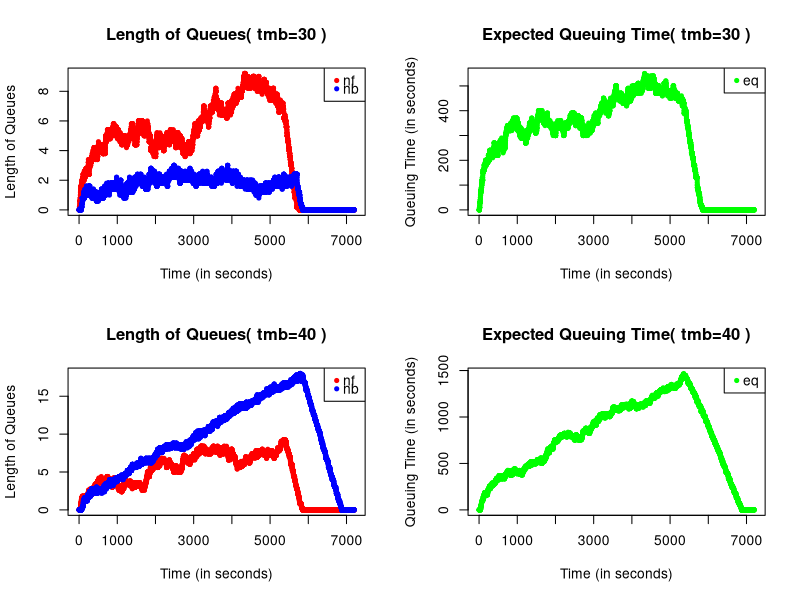

Recreate this plot in R.
##########################################
#  Simulation of passport control queues #
##########################################


# Members and Contribution Breakdown

# Joint contribution: Set up initial plan of the code and agree to the outputs for each section

# Yinjia Chen (S2320995) | Main developer of qsim model; sub-validator 1 of comments
# Yiwen Xing (S2530703)  | Main developer of plot_qsim model; sub-developer 2 of qsim model; sub-validator 2 of comments
# Kai Wen Lian (S2593019)| Main validator of all codes and comments; sub-developer 1 of qsim model


# This R code consists of a model that will help simulating the passport
# control queues, particularly on simulating cars moving through French, followed
# by British passport control at a French ferry terminal. The main function used
# for such simulation is named as "qsim".

# Model Assumptions:
# 1. There are no queues at the start of the period, i.e., nf = nb = 0
# 2. Check-in closes 30 mins before departure, i.e., no new arriving cars in the last half an hour of simulation
# 3. There are no extreme events that will affect the output, e.g., system broke down during the process
# 4. The arrival car takes 0 seconds to join the queue
#    - "queue" refers to the French queue at the start and British queue during transmission

# Constants in the qsim model:
# 1. mf is the number of french passport control stations (default: mf=5)
# 2. mb is the number of british passport control stations (default: mb=5)
# 3. maxb is the maximum british queue length (per station) (default: maxb=20)
# 4. a.rate is the probability of a car arriving each second (default: a.rate=0.1)

# Parameters in the qsim model: 
# 1. tf, the processing time for a french station is uniformly distributed between tmf and tmf+trf 
#    (default: tmf=30, trf=40)
# 2. tb, the processing time for a british station is uniformly distributed between tmb and tmb+trb 
#    (default: tmb=30, trb=40)
# # Default simulation parameters: average rate of processing passports by French and British = arrival rate (a.rate)

# For each simulation second, the output should contain:
# 1. nf: the vector of average length of french queues (measured by # cars/mf, length(nf)=7200)
# 2. nb: the vector of average length of british queues (measured by # cars/mb, length(nb)=7200)
# 3. eq: the vector of average expected waiting time for a car at the start of the french queue

# Stages: nf, nb
# We update every second for:
# 1. nf, according to a.rate and whether all british queues have reached its maximum capacity
# 2. nb, according to processing time assigned to each car and the length of British queue

# n is the number of simulated seconds. 
# In this case, we are simulating queues for 2 hours, thus n=7200

# Define "qsim" function
# Parameters are defined as above.
qsim <- function(mf=5, mb=5, a.rate=.1, trb=40, trf=40, tmb=30, tmf=30, maxb=20) {

  # Define "countdown" function
  # Aim to decrease processing times for each car by one second in each loop
  #   if they are greater than zero
  # Parameter used is "remaining processing times".

  countdown <- function(times_left) {

    # extract index of remaining processing times that are greater than zero
    ii <- which(times_left > 0)

    # these times will decrease by one (second)
    times_left[ii] <- times_left[ii] - 1

    # return vector of remaining processing times
    times_left
  }

  # Define "insert_cars" function
  # Aim to determine which queue that an arriving car should join and
  #   to assign processing times if it is the first car for that queue
  # Parameters used are "queuing status in each station", "remaining processing times" and "parameters for uniform distributions".

  insert_cars <- function(queues, times_left, tm, tr) {

    # extract the index of the shortest queue
    ii <- which.min(queues)

    # this queue will increase by one (car)
    queues[ii] <- queues[ii] + 1

    # if that car is the first car in the queue
    if (queues[ii] == 1)

      # assign processing time with the given parameters tm and tr
      times_left[ii] <- sample(tm:(tm + tr), 1)

    # Return outputs in a list of 2;
    # namely "q" for queues in each station and "tl" for remaining processing times
    list(q=queues, tl=times_left)
  }

  # Define "update_stations" function
  # Aim to process the transmission of cars from French to British border.
  # Each queue will have one car less when the process is finished, and if there are
  #   more cars in the following, we will assign processing time to that car.
  # Parameters used are "queuing status in each station", "remaining processing times" and "parameters for uniform distribution".

  update_stations <- function(queues, times_left, ii, tm, tr) {

    # queues at each station will have one car less
    queues[ii] <- queues[ii] - 1

    # extract index of queues that has no cars
    ii_no_car <- which(queues == 0)

    # if there are still cars in the queue, after one car moves out to British border,
    # extract index of the queues with the following cars
    ii_car_follows <- setdiff(ii, ii_no_car)

    # assign processing times for the following cars in the queue
    times_left[ii_car_follows] <- sample(tm:(tm + tr), length(ii_car_follows), replace = TRUE)

    # let the processing times at the index of queues without cars to be "-1"
    times_left[ii_no_car] <- -1

    # return output as lists of "q" for queuing status in each station and "tl" for remaining processing times
    list(q=queues, tl=times_left)
  }

  # Number of simulated seconds
  n <- 2 * 60 * 60 # 7200
  # Number of seconds in the last half an hour
  n_ <- 0.5 * 60 * 60 # 1800

  # determine if there is an arriving car - indicated by "True" or "False"
  car_coming <- runif(n - n_) < a.rate

  # initialise a list of "mf (number of french stations)" numbers, with "-1"
  # "-1" indicates that a station has no cars being process
  # "0" indicates that the processing time for a car is up
  # otherwise it will show the remaining processing time for the first car in the queue
  french.times_left <- rep(-1, mf)

  # initialise a list of "mf" numbers, with "0"
  # this shows the number of cars that are queuing in each station
  french.queues <- rep(0, mf)

  # initialise a list of "mb (number of british stations)" numbers, with "-1"
  # concept is the same as above (see line 134 - 137)
  brit.times_left <- rep(-1, mb)

  # initialise a list of "mb" numbers, with "0"
  # concept is the same as above (see line 141)
  brit.queues <- rep(0, mb)

  # initialise outputs of the model
  nf <- nb <- eq <- rep(0, n)

  for (i in 1:n) { ## loop over seconds

    ## General updates
    # apply countdown func so that processing time for all stations will
    #  decrease by one second in each iteration
    french.times_left <- countdown(french.times_left)
    brit.times_left <- countdown(brit.times_left)

    ## Entering French border

    # if the simulated seconds is within the 1.5 hour timeframe of the control process
    # and there is an arriving car
    if (i < length(car_coming) && car_coming[i]) {

      # apply "insert_cars" function by stating its parameter
      # the outputs are "q" (queuing status in each station) and "tl" (remaining processing times)
      french <- insert_cars(french.queues, french.times_left, tmf, trf)

      # store each output in a new vector
      french.times_left <- french$tl # "tl" (remaining processing times)
      french.queues <- french$q # "q" (queuing status in each station)
    }

    ## Transmission (Moving from French border to British border)

    # determine which cars' processing time is up; extract their index
    # these will be the cars to be removed from french border (and to be moved to british border)
    idx_rmv <- which(french.times_left == 0)

    # if the length of cars to be removed from french queue is not zero and
    #   total cars in all british stations is less than the maximum capacity of the british stations
    # - max capacity is computed by the multiplication of number of british stations (mb)
    #     and maximum of cars in each british station (maxb)
    if (length(idx_rmv) != 0 && sum(brit.queues) < mb * maxb) {

      ## Exit from French border
      # if the total cars moving to british station is not 1
      if (length(idx_rmv) != 1)
        # assign processing times to these cars,
        # where the number of cars depends on the queuing status in the british border,
        # therefore we take the minimum of:
        # 1. the difference between the max capacity in each british stations
        # 2. the total number of cars moving to british stations
        idx_rmv <- sample(idx_rmv, min(mb * maxb - sum(brit.queues), length(idx_rmv)))

      # total number of cars to be removed from french border are the number of cars
      #   that will undergo transmission
      transmit <- length(idx_rmv)

      # apply "update_stations" function by stating its parameters
      # the outputs are "q" (queuing status in each station) and "tl" (remaining processing times)
      french <- update_stations(french.queues, french.times_left, idx_rmv, tmf, trf)

      # store each output in a new vector
      french.times_left <- french$tl # "tl" (remaining processing times)
      french.queues <- french$q # "q" (queuing status in each station)

      ## Entering British border
      for (j in 1:transmit) { ## loop over the number of cars that will undergo transmission

        # apply "insert_cars" function by stating its parameters
        # the outputs are "q" (queuing status in each station) and "tl" (remaining processing times)
        brit <- insert_cars(brit.queues, brit.times_left, tmb, trb)

        # store each output in a new vector
        brit.times_left <- brit$tl # "tl" (remaining processing times)
        brit.queues <- brit$q # "q" (queuing status in each station)
      }
    }

    # determine which cars' processing time is up; extract their index
    # these will be the cars to be removed from british border (and completed their border transmission)
    idx_rmv <- which(brit.times_left == 0)

    ## Exit from British border
    # if the total cars to be removed from british station is not 1
    if (length(idx_rmv) != 0) {

      # apply "update_stations" function by stating its parameters
      # the outputs are "q" (queuing status in each station) and "tl" (remaining processing times)
      brit <- update_stations(brit.queues, brit.times_left, idx_rmv, tmb, trb)

      # store each output in a new vector
      brit.times_left <- brit$tl # "tl" (remaining processing times)
      brit.queues <- brit$q # "q" (queuing status in each station)
    }

    ## Outputs
    # nf and nb are computed by a vector with "mf" and "mb" number of lists
    nf[i] <- mean(french.queues)
    nb[i] <- mean(brit.queues)

    # eq is computed based on the sum of 
    # 1. multiplication of nf and average processing time at each French station
    # 2. multiplication of nb and average processing time at each British station
    eq[i] <- nf[i] * (tmf + trf / 2) + nb[i] * (tmb + trb / 2)
  }

  # Print the outputs as vectors
  list(nf=nf, nb=nb, eq=eq)
}

# Define "plot_qsim" function
# Parameters used are:
# - "res" (results from a model, in this case is the "qsim" model)
# - "params" (text to be inserted)
plot_qsim <- function(res, params) {

  # generate indices of x-axis based on the number of data points in vector "nf"
  x_indices <- seq_along(res$nf)
  # generate limits of the x axis based on the maximum number of data
  x_limit <- length(res$nf) 
  # generate limits of the y axes based on the maximum data in both outputs 
  y_nfb_limit <- max(max(res$nf), max(res$nb))
  y_eq_limit <- max(res$eq)

  ## plot the first output "nf" against the simulated seconds (shown by red dots)
  plot(x_indices, res$nf, col = "red", xlab = "Time (in seconds)", ylab = "Length of Queues",

     # add title
     main = paste("Length of Queues(", params, ")"),
     # define limits for each axis
     xlim = c(0, x_limit), ylim = c(0, y_nfb_limit), pch = 20)

  # add legend with red representing output "nf" and blue representing output "nb"
  legend("topright", legend = c("nf", "nb"), col = c("red", "blue"),
     # edit size of legend
     pch = 20, x.intersp = 0.5, y.intersp = 0.5)

  # plot the second output "nb" against the simulated seconds (shown by blue dots)
  points(x_indices, res$nb, col="blue", pch = 20)

  # plot the third output "eq" against the simulated seconds (shown by green dots)
  plot(x_indices, res$eq, col = "green", xlab = "Time (in seconds)", ylab = "Queuing Time (in seconds)",
     # add title
     main = paste("Expected Queuing Time(", params, ")"),
     # define limits for each axis
     xlim = c(0, x_limit), ylim = c(0, y_eq_limit), pch = 20)

  # add legend for "eq" plots
  legend("topright", legend = "eq", col = "green", pch = 20, x.intersp = 0.5, y.intersp = 0.5)
}

# Set number of plots to be shown in each row and each column
par(mfrow=c(2, 2))

# apply plot_qsim func to demonstrate a one-time qsim results (nf, nb, and eq) with two plots
# and passes the running parameters in as titles to display (tmb=30)
plot_qsim(qsim(), "tmb=30")

# apply plot_qsim func to demonstrate a one-time qsim results (nf, nb, and eq) with two plots
# and passes the running parameters in as titles to display (tmb=40)
plot_qsim(qsim(tmb=40), "tmb=40")

# initialise empty vector for logical inputs ("True" or "False")
failed <- logical(100)

for (i in 1:100) { ## loop model for 100 simulations
  res <- qsim(tmb=40)
  # compute the number of cars failed to cross the border at the last simulated second
  # this is found by determining whether the
  #   sum of the last item in vector "nf" and vector "nb" not equal to 0
  failed[i] <- res$nf[length(res$nf)] + res$nb[length(res$nb)] != 0
}

# Probability of  at least one car missing the ferry departure
# (i.e. still being in the queue at the end of the simulation) is given by:
prob <- mean(failed)
cat(paste("The probability of at least one car missing the ferry departure is", prob))

# Implications of small extra delays in British checking:
# The plots shown above consist of two plots with tmb=30 (by default) and the other two with tmb=40.
# We are comparing the two plots in the first row and those in the second row.
# - When the process at the british border is being delayed slightly, the processing speed in the British border is longer and queues are expected to reach its maximum capacity (maxb) faster (shown by blue plots). 
# - This will eventually impact on the processing speed in the french border as the cars are unable to proceed, causing average length of french queues to increase (shown by the red plots)
# - Therefore, the increase in the processing times in both borders will cause the increase in the expected queuing time (shown by the green plots). 

# Instructor's comments:
# The commenting is good line by line, but is not so good on the overall structure.
# For example it is not clear what the function arguments actually represent for insert_cars etc.
# I think that something that described the overall design and data structures involved would have been helpful.
# Currently it takes a lot of back-and-forth in the code to figure out exactly how it works.
# What you have somehow not made clear is what the data structures are that actually define the state of the system
# (given the comments, it takes the reader a while to be sure that you are not keeping records for each car, for example).

# Visually I think you have not chosen the clearest way to plot the data - the symbol sizes are so big that they blur
# the results a little - I think lines or a much smaller symbol size would have been clearer.